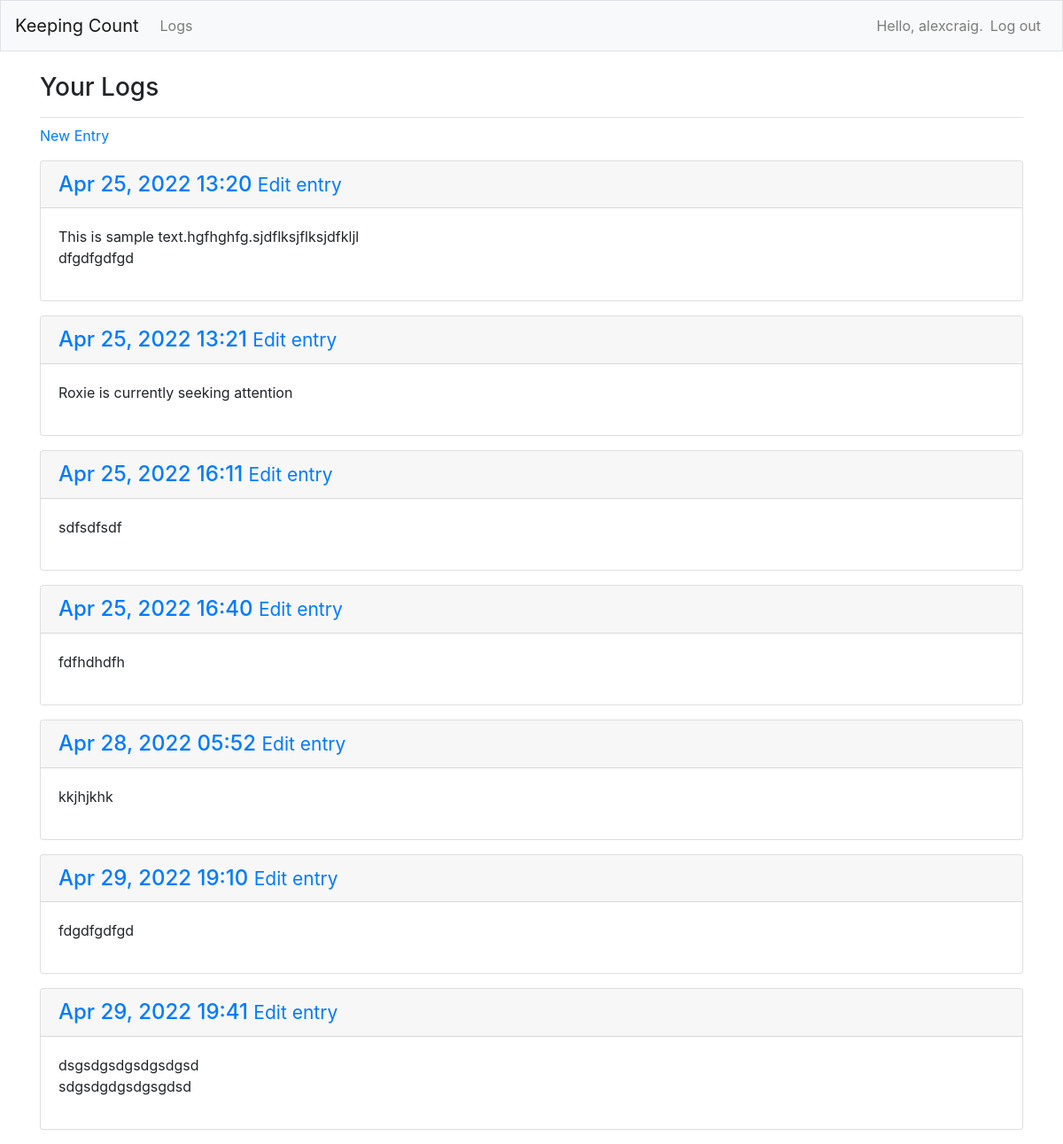
Page /logs/ (signed in) on the committed database.
### logs/models.py (models this page shows, shortened)
class Log(models.Model):
    text = models.TextField()
    date_added = models.DateTimeField(auto_now_add=True)
    date_updated = models.DateTimeField(auto_now=True)
    owner = models.ForeignKey(User, on_delete=models.CASCADE)
    objects = models.Manager()

### logs/views.py (the view)
# urls.py: path('', include('logs.urls')),
@login_required
def logs(request):
    user_logs = Log.objects.filter(owner=request.user).order_by('date_added')
    context = {'logs': user_logs}
    return render(request, 'logs/logs.html', context)

### logs/templates/logs/logs.html (shortened to what this page needs)
{% extends "base.html" %}
{% block page_header %}
<h3>Your Logs</h3>
{% endblock page_header %}
{% block content %}
    <p>
        <a href ="{% url 'logs:new_entry' %}">New Entry</a></p>
    {% for log in logs %}
    <div class="card mb-3">
        <h4 class="card-header">
            <a href="{%url 'logs:log_entry' log.id %}">{{ log.date_added|date:'M d, Y H:i'}}</a>
            <small><a href="{% url 'logs:edit_entry' log.id%}">Edit entry</a></small>
        </h4>
        <div class="card-body">
            {{log.text|linebreaks }}
        </div>
    </div>
    {% empty %}
    <p>No logs have been added yet.</p>
    {% endfor %}
{% endblock content %}

### keeping_count/templates/base.html (shortened to what this page needs)
{% load bootstrap4 %}
<!DOCTYPE html>
<html lang="en">
<head>
    {% bootstrap_css %}
</head>
<body>
    <nav class="navbar navbar-expand-md navbar-light bg-light mb-4 border">
        <a class="navbar-brand" href ="{% url 'home' %}">Keeping Count</a>
        <div class="collapse navbar-collapse" id="navbarCollapse">
            <ul class="navbar-nav mr-auto">
                {% if user.is_authenticated %}
                <li class="nav-item">
                    <a class="nav-link" href ="{% url 'logs:logs' %}">Logs</a>
                </li>
            </ul>
            <ul class="navbar-nav ml-auto">
                <li class="nav-item">
                    <span class="navbar-text">Hello, {{ user.username }}.</span>
                </li>
                <li class="nav-item">
                    <a class="nav-link" href="{% url 'users:logout' %}">Log out</a>
                </li>
                {% endif %}
            </ul>
        </div>
    </nav>
    <main role="main" class="container">
        <div class="pb-2 mb-2 border-bottom">
            {% block page_header %}{% endblock page_header%}
        </div>
        <div>
            {% block content %}{% endblock content %}
        </div>
    </main>
</body>
</html>

### rows in the picture
Log: date_added "Apr 25, 2022 13:20", text "This is sample text.hgfhghfg.sjdflksjflksjdfkljl dfgdfgdfgd"
Log: date_added "Apr 25, 2022 13:21", text "Roxie is currently seeking attention"
Log: date_added "Apr 25, 2022 16:11", text "sdfsdfsdf"
Log: date_added "Apr 25, 2022 16:40", text "fdfhdhdfh"
Log: date_added "Apr 28, 2022 05:52", text "kkjhjkhk"
Log: date_added "Apr 29, 2022 19:10", text "fdgdfgdfgd"
Log: date_added "Apr 29, 2022 19:41", text "dsgsdgsdgsdgsdgsd sdgsdgdgsdgsgdsd"

### other values in the picture
{{ user.username }} "alexcraig"
